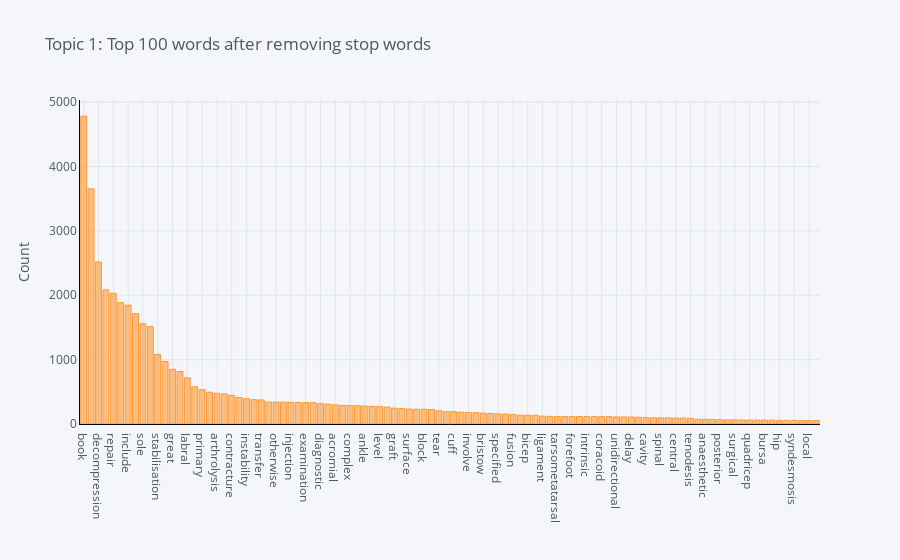

Here is the notebook cell this chart was saved with:
### Code cell
plot_model(lda, plot = 'frequency', topic_num = 'Topic 1')

### Figure 1 — Plotly figure (JSON) as saved in the notebook; plotly's stock layout.template omitted (floating-point values rounded to 4 significant figures)
{"data": [{"marker": {"color": "rgba(255, 153, 51, 0.6)", "line": {"color": "rgba(255, 153, 51, 1.0)", "width": 1}}, "name": "count", "orientation": "v", "text": "", "type": "bar", "x": ["book", "procedure", "decompression", "shoulder", "repair", "arthroscopic", "include", "joint", "sole", "excision", "stabilisation", "distal", "great", "open", "labral", "glenohumeral", "primary", "slap", "arthrolysis", "region", "contracture", "disc", "instability", "multiple", "transfer", "lumbar", "otherwise", "therapeutic", "injection", "undercut", "examination", "reconstruction", "diagnostic", "rotator", "acromial", "tissue", "complex", "soft", "ankle", "bone", "level", "manipulation", "graft", "arthroscopy", "surface", "recurrent", "block", "latarjet", "tear", "specify", "cuff", "extensive", "involve", "operation", "bristow", "revision", "specified", "sub", "fusion", "secondary", "bicep", "release", "ligament", "lateral", "tarsometatarsal", "least", "forefoot", "distinct", "intrinsic", "major", "coracoid", "large", "unidirectional", "prosthesis", "delay", "muscle", "cavity", "deposit", "spinal", "calcific", "central", "stenosis", "tenodesis", "fixation", "anaesthetic", "elbow", "posterior", "pain", "surgical", "humeral", "quadricep", "tenolysis", "bursa", "flexor", "hip", "medial", "syndesmosis", "directional", "local", "multi"], "y": [4783, 3654, 2518, 2084, 2029, 1889, 1848, 1715, 1558, 1513, 1081, 970, 849, 815, 716, 579, 533, 494, 477, 469, 445, 412, 394, 377, 374, 342, 340, 339, 337, 334, 333, 331, 316, 310, 298, 290, 289, 286, 280, 273, 272, 262, 246, 242, 232, 229, 229, 225, 205, 192, 191, 182, 179, 177, 169, 164, 157, 155, 146, 139, 137, 136, 122, 118, 116, 116, 116, 116, 116, 115, 114, 114, 111, 110, 109, 105, 100, 96, 96, 96, 93, 93, 88, 74, 73, 72, 68, 64, 64, 63, 62, 61, 60, 59, 56, 56, 55, 54, 54, 54]}], "layout": {"legend": {"bgcolor": "#F5F6F9", "font": {"color": "#4D5663"}}, "paper_bgcolor": "#F5F6F9", "plot_bgcolor": "#F5F6F9", "title": {"font": {"color": "#4D5663"}, "text": "Topic 1: Top 100 words after removing stop words"}, "xaxis": {"gridcolor": "#E1E5ED", "linecolor": "black", "showgrid": true, "tickfont": {"color": "#4D5663"}, "title": {"font": {"color": "#4D5663"}, "text": ""}, "zerolinecolor": "#E1E5ED"}, "yaxis": {"gridcolor": "#E1E5ED", "linecolor": "black", "showgrid": true, "tickfont": {"color": "#4D5663"}, "title": {"font": {"color": "#4D5663"}, "text": "Count"}, "zerolinecolor": "#E1E5ED"}}}
